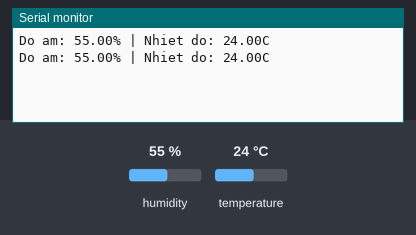
Bench run of a sketch on a simulated Arduino Uno, built with avr-gcc and run on an emulated ATmega328P. Parts: the last lines printed to the serial monitor. The test bench sets the inputs (shaded band); at power-on: humidity 55 %, temperature 24 °C.

Above: at 4.8 s.
4.9 s: humidity set to 22 %
At 7.1 s:
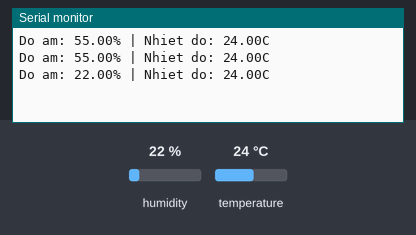
7.9 s: temperature set to 12 °C
At 9.5 s:
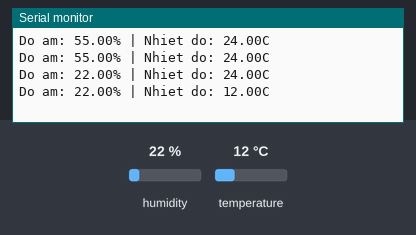
10.9 s: humidity set to 40 %
At 13.2 s:
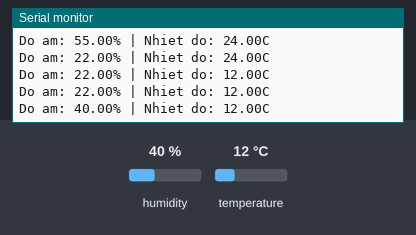
Timing chart, 0 to 14.7 s (numbered marks = the images above; inputs shaded):
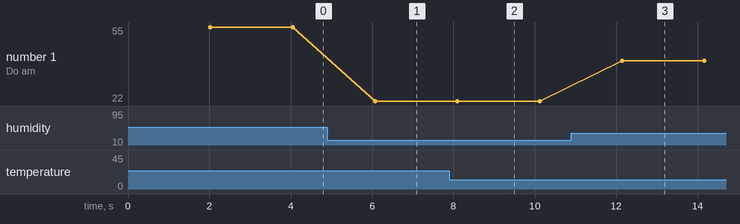

The sketch:

ONEWIRE.ino
```cpp
#include "DHT.h"

#define DHTPIN 4
#define DHTTYPE DHT11

DHT dht(DHTPIN, DHTTYPE);

void setup() {
  Serial.begin(19200);
  dht.begin();
}

void loop() {
  delay(2000);

  float h = dht.readHumidity();
  float t = dht.readTemperature();

  if (isnan(h) || isnan(t)) {
    Serial.println("Loi: Khong doc duoc cam bien!");
    return;
  }

  Serial.print("Do am: ");
  Serial.print(h);
  Serial.print("% | Nhiet do: ");
  Serial.print(t);
  Serial.println("C");
}
```

Measured:
- after the input at 4.9 s, the serial monitor: prints a new line after 1.2 s (image 1)
- after the input at 7.9 s, the serial monitor: prints a new line after 0.20 s (image 2)
- after the input at 10.9 s, the serial monitor: prints a new line after 1.2 s (image 3)
- plotted number 1: 55 → 22 after the input at 4.9 s, 22 → 40 after the input at 10.9 s
